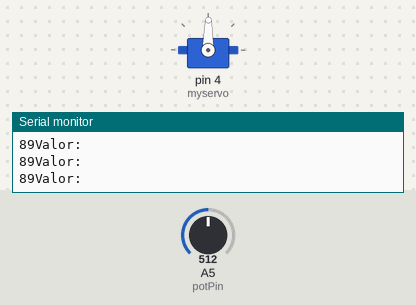
This sketch was run on a simulated Arduino Uno, built with avr-gcc and run on an emulated ATmega328P. Parts: servo, the last lines printed to the serial monitor. The test bench sets the inputs (shaded band); at power-on: A5 (potPin) = 512.

Above: at 1.2 s.
1.3 s: A5 (potPin) set to 561
At 1.6 s:
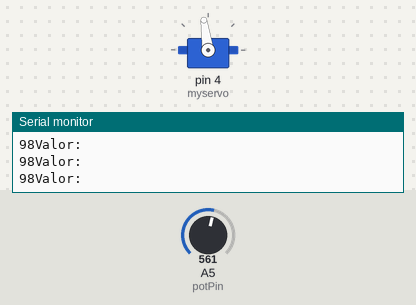
4.3 s: A5 (potPin) set to 590
At 5.5 s:
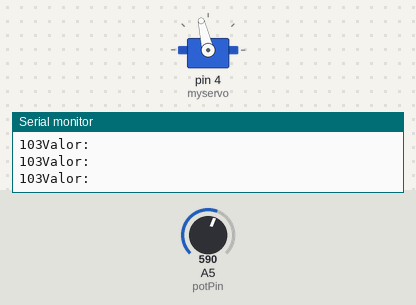
5.8 s: A5 (potPin) set to 306
At 6.4 s:
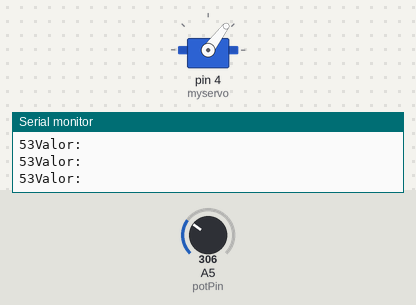
7.3 s: A5 (potPin) set to 122
At 8.4 s:
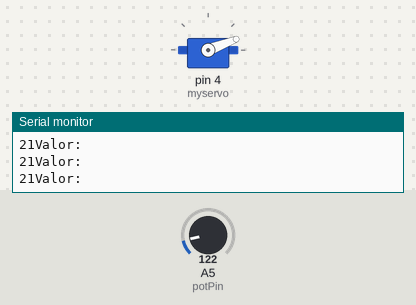
8.8 s: A5 (potPin) set to 0
At 9.1 s:
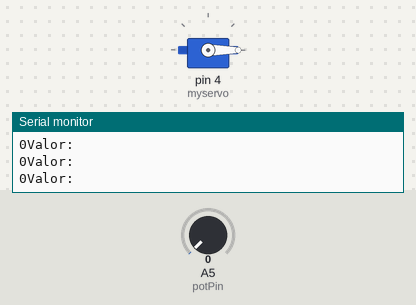
10.3 s: A5 (potPin) set to 52
At 11.0 s:
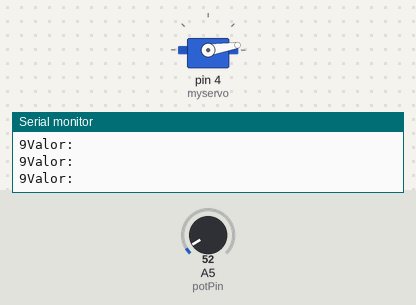
11.8 s: A5 (potPin) set to 61
Timing chart, 0 to 14.3 s (numbered marks = the images above; inputs shaded):
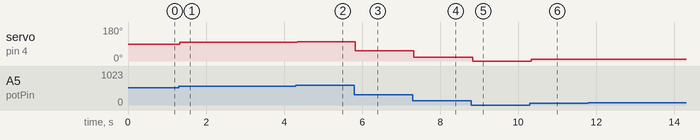

The sketch:

Rotomotor_con_potenciometro.ino
```cpp
#include <Servo.h>
Servo myservo;
int potPin = A5;
int val;
void setup() {
  Serial.begin(9600);
 myservo.attach(4);
}
void loop() {
 val = analogRead(potPin);
 val = map(val, 0, 1023, 0, 179);
Serial.println("Valor: " );
Serial.print(val);
delay(15);
 myservo.write(val);
 delay(15);
}
```

Measured:
- after the input at 1.3 s, servo on pin 4 (myservo): 89° → 98° at once
- after the input at 4.3 s, servo on pin 4 (myservo): 98° → 103° at once
- after the input at 5.8 s, servo on pin 4 (myservo): 103° → 53° at once
- after the input at 7.3 s, servo on pin 4 (myservo): 53° → 21° at once
- after the input at 8.8 s, servo on pin 4 (myservo): 21° → 0° at once
- after the input at 10.3 s, servo on pin 4 (myservo): 0° → 9° at once
- after the input at 11.8 s, servo on pin 4 (myservo): 9° → 10° at once
